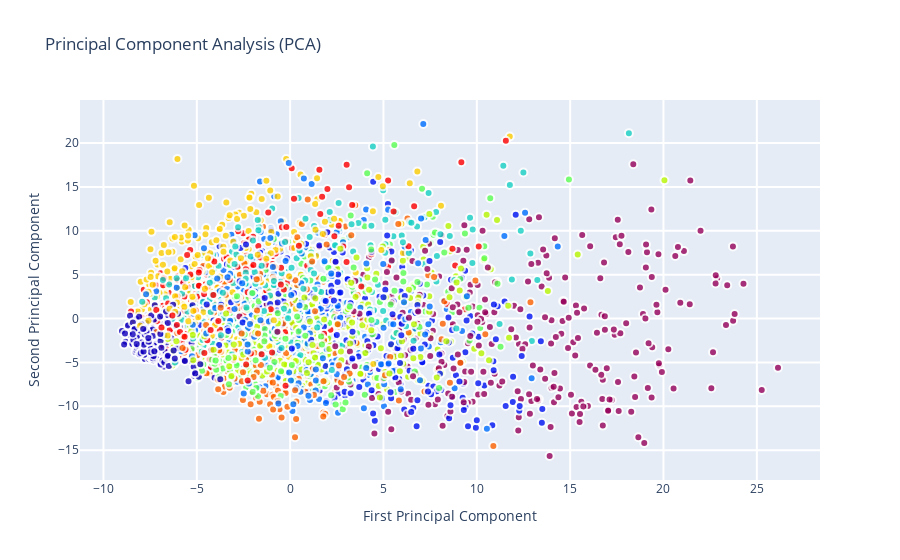

The cell this chart's notebook holds for it:
### Code cell
import plotly.graph_objs as go
import plotly.offline as py
pca_std = StandardScaler().fit_transform(x_train[:3000].reshape(-1, 28*28))
# Call the PCA method with 2 components.
pca = PCA(n_components=2)
x_2 = pca.fit(pca_std).transform(pca_std)
data = [go.Scatter(
x = x_2[:,0],
y = x_2[:,1],
mode = 'markers',
showlegend = False,
marker = dict(
size = 8,
color = y_train,
colorscale ='Rainbow',
showscale = False,
line = dict(
width = 2,
color = 'rgb(255, 255, 255)')
,
opacity = 0.8
)
)]
layout = go.Layout(
title= 'Principal Component Analysis (PCA)',
hovermode= 'closest',
xaxis= dict(
title= 'First Principal Component',
ticklen= 8,
zeroline= False,
gridwidth= 2,
),
yaxis=dict(
title= 'Second Principal Component',
ticklen= 8,
gridwidth= 2,
),
showlegend= True
)
fig = dict(data=data, layout=layout)
py.iplot(fig, filename='PCA_plot')

### Figure 1 — Plotly figure (JSON) as saved in the notebook; plotly's stock layout.template omitted (floating-point values rounded to 4 significant figures; data arrays with more than 128 entries replaced by an {"elided": "..."} marker saying what was removed)
{"data": [{"marker": {"color": {"elided": "60000 int values"}, "colorscale": [[0, "rgb(150,0,90)"], [0.125, "rgb(0,0,200)"], [0.25, "rgb(0,25,255)"], [0.375, "rgb(0,152,255)"], [0.5, "rgb(44,255,150)"], [0.625, "rgb(151,255,0)"], [0.75, "rgb(255,234,0)"], [0.875, "rgb(255,111,0)"], [1, "rgb(255,0,0)"]], "line": {"color": "rgb(255, 255, 255)", "width": 2}, "opacity": 0.8, "showscale": false, "size": 8}, "mode": "markers", "showlegend": false, "type": "scatter", "x": {"elided": "3000 float values"}, "y": {"elided": "3000 float values"}}], "layout": {"hovermode": "closest", "showlegend": true, "title": {"text": "Principal Component Analysis (PCA)"}, "xaxis": {"gridwidth": 2, "ticklen": 8, "title": {"text": "First Principal Component"}, "zeroline": false}, "yaxis": {"gridwidth": 2, "ticklen": 8, "title": {"text": "Second Principal Component"}}}}
